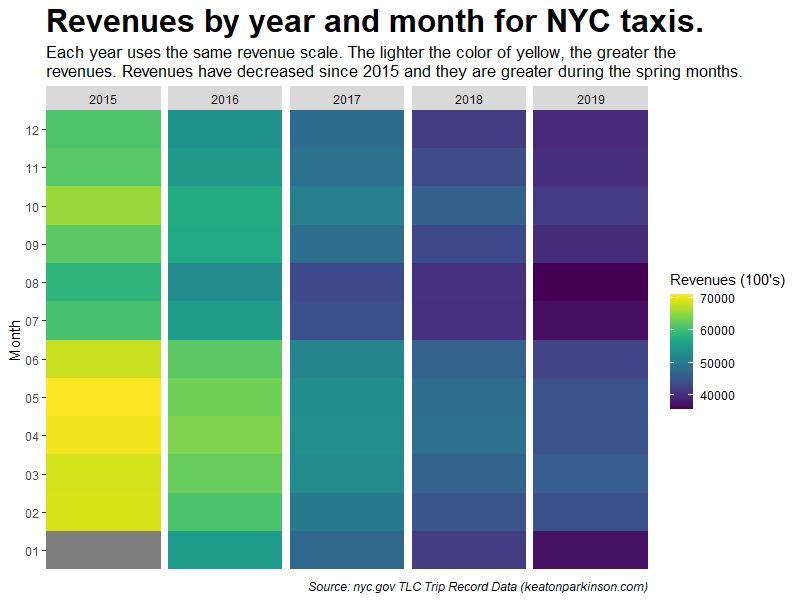

Write the R code that produced this figure.
#Libraries Used
library(tidyverse) #Used for the data manipulation and graphing.
library(viridis) #Used for the colors on the graph.
library(naniar) #Used for the replace_with_na function

# Read in the dataset
data <- read_csv('taxi_uber_data.csv')

# Taxi data
taxi_data <- data %>% 
  filter(`License Class` %in% c('Yellow', 'Green')) %>% 
  separate(`Month/Year`, into = c('Year', 'Month'), sep = '-') %>% 
  group_by(Year, Month)

# Convert Taxi columns to be in right format
taxi_data$`Farebox Per Day` <- as.numeric(gsub(",", "", taxi_data$`Farebox Per Day`))
taxi_data$`Avg Minutes Per Trip` <- as.numeric(taxi_data$`Avg Minutes Per Trip`)
taxi_data$`Percent of Trips Paid with Credit Card` <- as.numeric(gsub("%", "", taxi_data$`Percent of Trips Paid with Credit Card`))

# Combines green and yellow taxi data and creates there own columns
combined_taxi_data <-  taxi_data %>% 
  mutate(`Vehicle Type` = 'Taxi', ) %>% 
  summarize(farebox_per_day = sum(`Farebox Per Day`), taxi_unique_drivers = sum(`Unique Drivers`), taxi_trips_per_day = sum(`Trips Per Day`),
            taxi_unique_vehicles =  sum(`Unique Vehicles`), taxi_vehicles_per_day = sum(`Vehicles Per Day`), taxi_avg_days_veh_on_road = mean(`Avg Days Vehicles on Road`),
            taxi_avg_hours_per_day_per_vehicle = mean(`Avg Hours Per Day Per Vehicle`), taxi_avg_days_drivers_on_road = mean(`Avg Days Drivers on Road`), 
            taxi_avg_hours_per_day_per_driver = mean(`Avg Hours Per Day Per Driver`), taxi_avg_minutes_per_trip = mean(`Avg Minutes Per Trip`)) 

# Data for heatmaps
taxi <- combined_taxi_data %>% 
  ungroup() %>%
  select(Year, Month, farebox_per_day) %>% 
  add_row(Year = '2015', Month = '01', farebox_per_day = -99) %>% 
  group_by(Year, Month) %>% 
  replace_with_na(replace = list(farebox_per_day = -99))

#Total Heatmap 
taxi %>% 
  group_by(Month) %>% 
  ggplot(mapping = aes(x = Year, y = Month, fill = farebox_per_day / 100)) +
  geom_tile() +
  facet_grid(~ Year, scales = 'free') + 
  scale_y_discrete(expand = c(0, 0)) +
  scale_x_discrete(expand = c(0, 0)) +
  scale_fill_viridis(discrete=FALSE, name = "Revenues (100's)") +
  theme(axis.title.x=element_blank(),
        axis.text.x=element_blank(),
        axis.ticks.x=element_blank()) +
  labs(title = 'Revenues by year and month for NYC taxis.', subtitle = 'Each year uses the same revenue scale. The lighter the color of yellow, the greater the\nrevenues. Revenues have decreased since 2015 and they are greater during the spring months.',
       caption = 'Source: nyc.gov TLC Trip Record Data (keatonparkinson.com)') +
  theme(
    plot.title = element_text(size = 24, face = "bold"),
    plot.subtitle = element_text(size = 13),
    plot.caption = element_text(face = "italic")
  )
